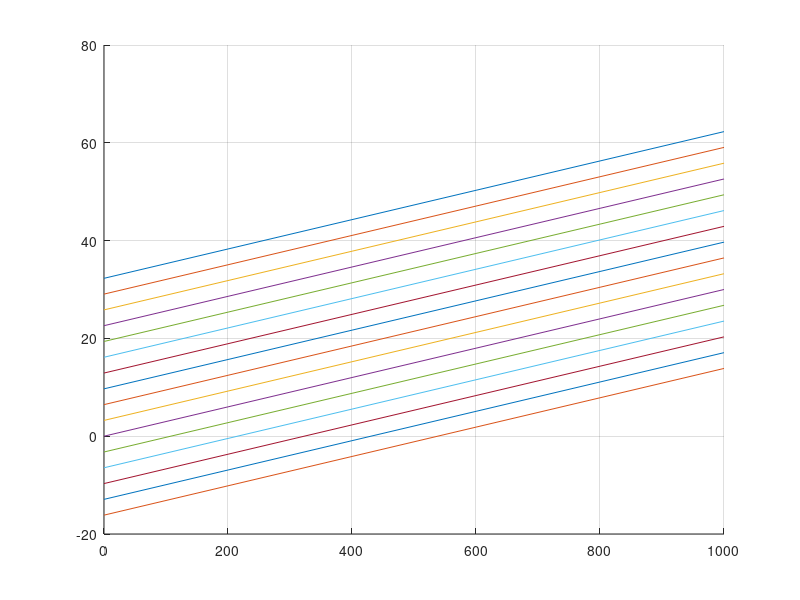
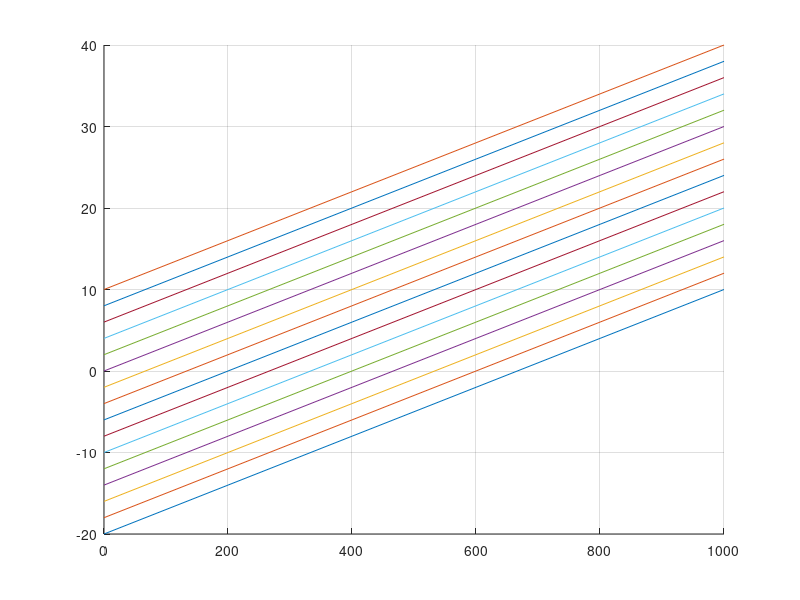
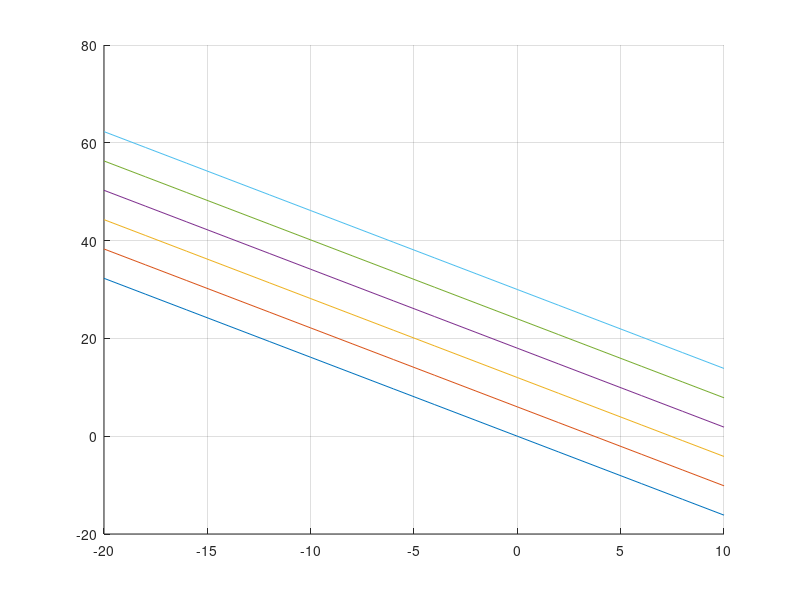
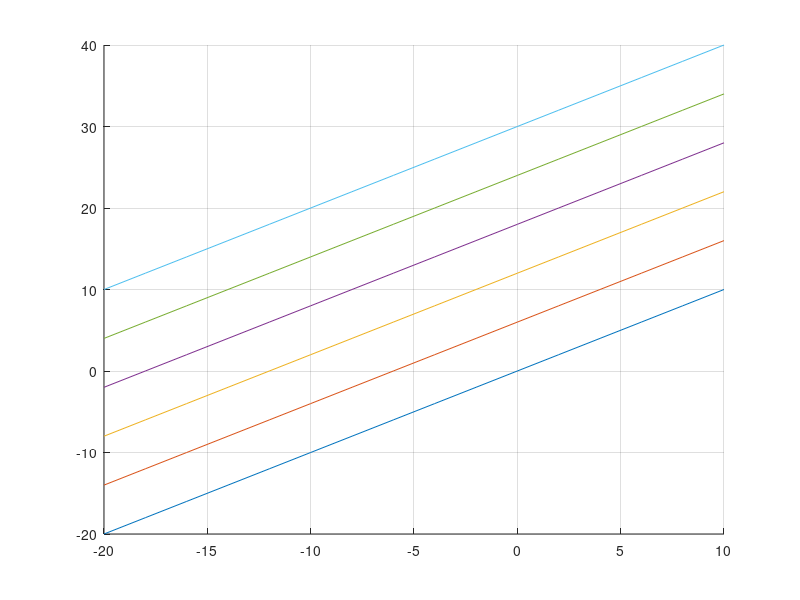

Reproduce these figures in MATLAB, in order.
close all;
clear all;
qgn = 1000;
Tzewn = -20;
Twewn = 20;
Tpn = 10;

Kcw = qgn / (1.25 * Twewn - Tzewn - 0.25 * Tpn);
Kcp = (Kcw * ( Twewn - Tpn )) / ( 4 * ( Tpn - Tzewn ));
Kcwp = 0.25 * Kcw;

WykresTwewq = figure; 
hold on;
grid on;
WykresTpq = figure;
hold on;
grid on;
WykresTwewTzew = figure; 
hold on;
grid on;
WykresTpTzew = figure;
hold on;
grid on;

qg = [0:200:qgn]
Tzew = [Tzewn:2:10];

for Tzew = [Tzewn:2:10];
    Tp = (qg + 5*Kcp*Tzew+Kcw*Tzew)/(5*Kcp+Kcw);
    Twew = (4*Kcp*-4*Kcp*Tzew+Kcw*Tp)/Kcw;
    figure(WykresTwewq);
    plot(qg, Twew)
    figure(WykresTpq);
    plot(qg, Tp)
end

qg = [0:200:qgn]
Tzew = [Tzewn:2:10];

for qg = [0:200:qgn]
    Tp = (qg + 5*Kcp*Tzew+Kcw*Tzew)/(5*Kcp+Kcw);
    Twew = (4*Kcp*-4*Kcp*Tzew+Kcw*Tp)/Kcw;
    figure(WykresTwewTzew);
    plot(Tzew, Twew)
    figure(WykresTpTzew);
    plot(Tzew, Tp)
end